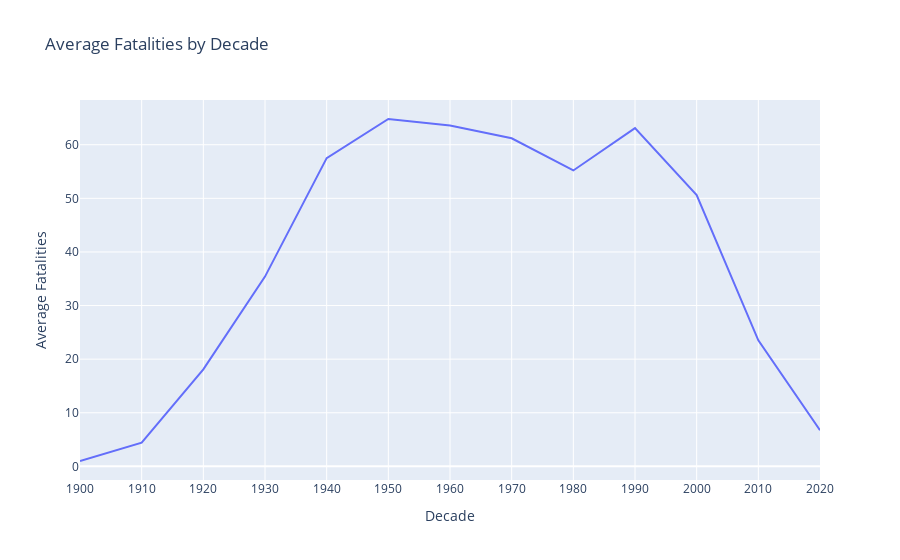

This figure's notebook cell:
### Code cell
import plotly.express as px

crashes_by_year['decade'] = pd.cut(crashes_by_year['year'], bins=range(1900, 2031, 10), right=False, labels=range(1900, 2030, 10))

avg_fatalities_by_decade = crashes_by_year.groupby('decade')['Fatalities'].mean().reset_index()

# Create a line chart using Plotly
fig = px.line(avg_fatalities_by_decade, x='decade', y='Fatalities', 
              labels={'decade': 'Decade', 'Fatalities': 'Average Fatalities'},
              title='Average Fatalities by Decade')
fig.update_xaxes(type='category')  # Ensure the x-axis treats decades as categories
fig.show()

### Figure 1 — Plotly figure (JSON) as saved in the notebook; plotly's stock layout.template omitted (floating-point values rounded to 4 significant figures)
{"data": [{"hovertemplate": "Decade=%{x}<br>Average Fatalities=%{y}<extra></extra>", "legendgroup": "", "line": {"color": "#636efa", "dash": "solid"}, "marker": {"symbol": "circle"}, "mode": "lines", "name": "", "orientation": "v", "showlegend": false, "type": "scatter", "x": [1900, 1910, 1920, 1930, 1940, 1950, 1960, 1970, 1980, 1990, 2000, 2010, 2020], "xaxis": "x", "y": [1, 4.429, 18.1, 35.4, 57.5, 64.8, 63.6, 61.2, 55.2, 63.1, 50.6, 23.5, 6.75], "yaxis": "y"}], "layout": {"legend": {"tracegroupgap": 0}, "title": {"text": "Average Fatalities by Decade"}, "xaxis": {"anchor": "y", "domain": [0, 1], "title": {"text": "Decade"}, "type": "category"}, "yaxis": {"anchor": "x", "domain": [0, 1], "title": {"text": "Average Fatalities"}}}}
